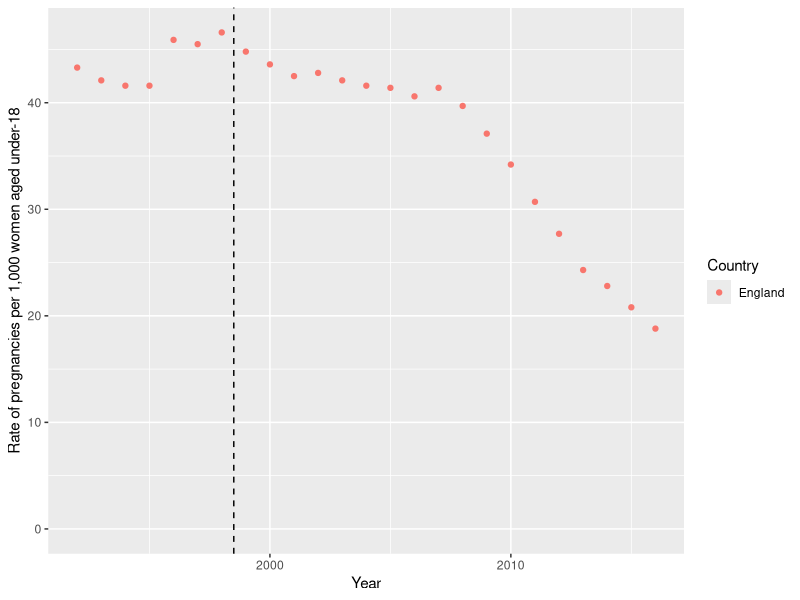
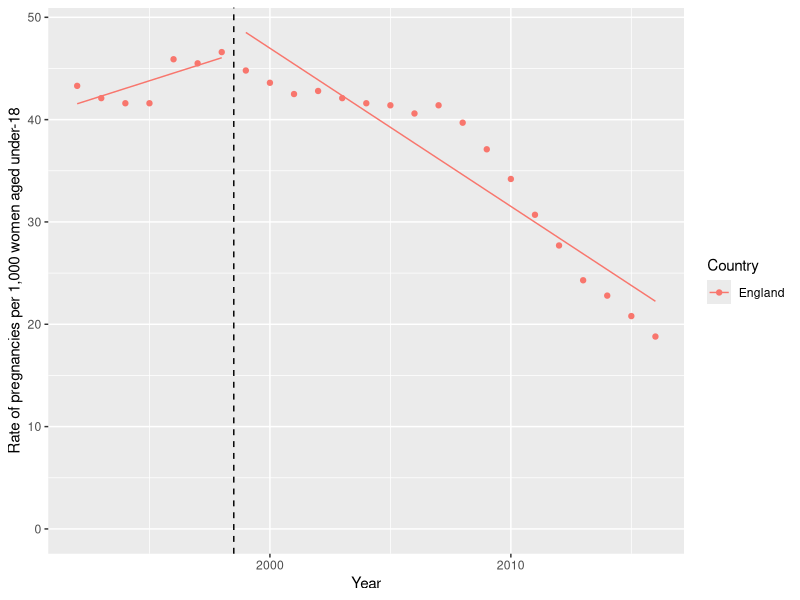
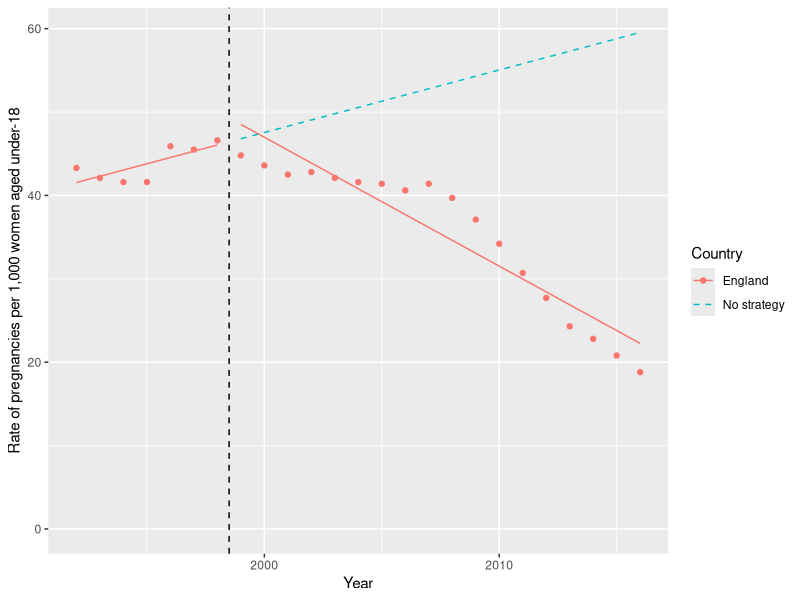
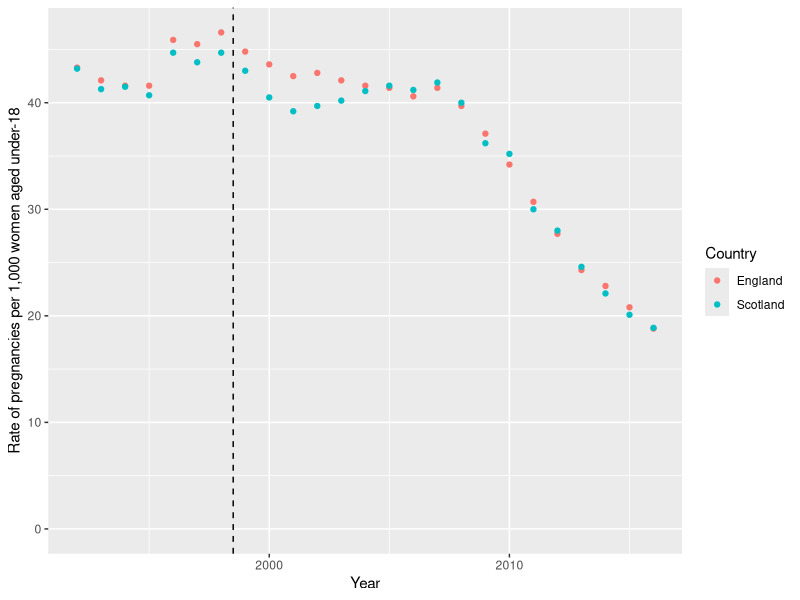
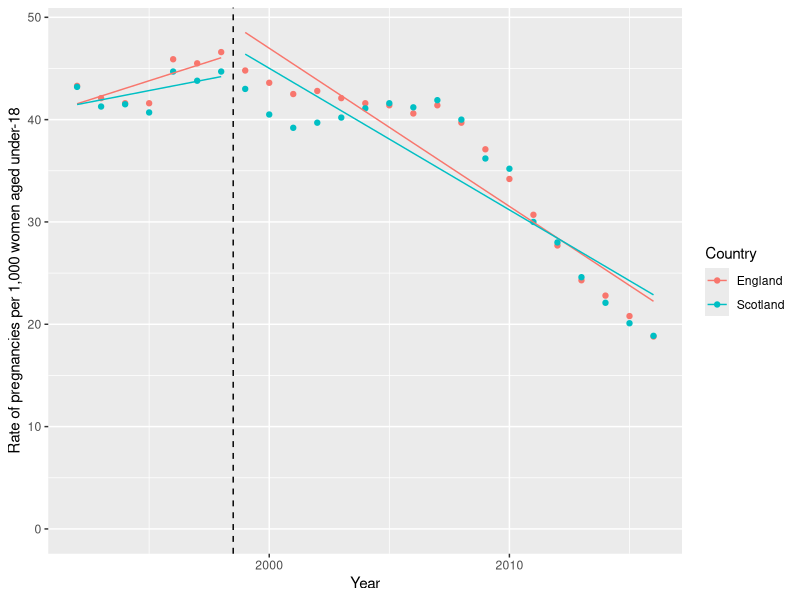
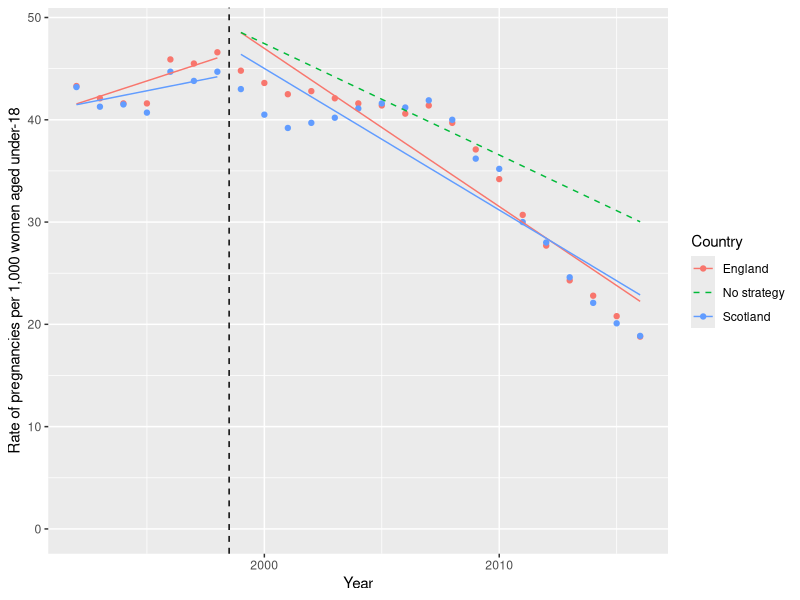

Generate these figures, in order, with R:
## ---- chunk 1
library(tidyverse)
# if `tidyverse` isn't installed, run `install.packages("tidyverse")` first then re-run the `library(tidyverse)` command first.

knitr::opts_chunk$set(messages = FALSE)
## ---- chunk 2
england <- read_csv("data/England.csv") # Replace `___` with the path to `England.csv` (hint: in `data` folder)

england
## ---- chunk 3
eng_plot <- england %>% 
  ggplot(aes(x = Year, y = preg_rate, colour = Country)) +
  geom_point() + # add scatter points; Hint: You'll find a function for this in the ggplot2 cheatsheet!
  
  # Add in a line between 1998 and 1999 to mark Strategy launch
  geom_vline(xintercept = 1998.5, linetype = "dashed") +
  
  # Label to make axis clearer and include 0 in y axis range
  ylab("Rate of pregnancies per 1,000 women aged under-18") +
  ylim(0, NA)

eng_plot
## ---- chunk 4

# The `ifelse(a, b, c)` function says "If 'a' is TRUE, return 'b', else return 'c'"
# An example is given in setting Level: "If Year is 1999 or later, set Level = 1, else Level = 0"
# Use above logic to complete the 'Trend' variable

england_its_data <- england %>% 
  mutate(
    Time = Year - 1991,  # To set 1992 to 1, 1993 to 2 etc.
    Level = ifelse(Year >= 1999, 1, 0),
    Trend = ifelse(Year >= 1999, Year - 1998, 0)  # 0 before strategy, 1 in 1999, 2 in 2000 etc.
  )

england_its_data
## ---- chunk 5

# Check the equation above for what three variables to put to the right hand
# side of the `preg ~ ...` formula

england_mod <- lm(preg_rate ~ Time + Level + Trend, data = england_its_data)

summary(england_mod)

## ---- chunk 6

eng_predict <- england_its_data %>% 
  mutate(fitted = predict(england_mod))

eng_predict_plot <- eng_plot + 
  geom_line(data = eng_predict, aes(y = fitted, group = Level))  # `group = Level` splits (segments)
                                                              # the line into pre/post strategy parts

eng_predict_plot

## ---- chunk 7

england_counterfactual <- england_its_data %>% 
  filter(Year >= 1999) %>% 
  mutate(Country = "No strategy",
         Level = 0,      # If England had not had a strategy, 
         Trend = 0) %>%  # Level and Trend would have stayed at 0
  mutate(fitted = predict(england_mod, newdata = .))

# Have a look at your data and see if it looks right
england_counterfactual
## ---- chunk 8
eng_predict_plot +
  geom_line(data = england_counterfactual, aes(y = fitted), linetype = "dashed")

## ---- chunk 9

scotland <- read_csv("data/Scotland.csv") # Read in 'Scotland.csv' (in `data` folder)

scotland
## ---- chunk 10

eng_scot_rates <- bind_rows(england, scotland)

# graph both countries together - hint: your code for your first scatter plot
# should work here!

eng_scot_plot <- eng_scot_rates %>% 
  ggplot(aes(x = Year, y = preg_rate, colour = Country)) +
  geom_point() + 
  geom_vline(xintercept = 1998.5, linetype = "dashed") +
  ylab("Rate of pregnancies per 1,000 women aged under-18") +
  ylim(0, NA)

eng_scot_plot

## ---- chunk 11

eng_scot_its <- eng_scot_rates %>%
  mutate(
    Time = Year - 1991,
    Level = ifelse(Year >= 1999, 1, 0),
    Trend = ifelse(Year >= 1999, Year - 1998, 0),
    Group = ifelse(Country ==  "England", 1, 0),  # Set to 1 only for England
    Group_time =  Group * Time,
    Group_level =  Group * Level,
    Group_trend =  Group * Trend
  )

eng_scot_its

## ---- chunk 12

# Use the equation above and your new variables to complete the formula

eng_scot_mod <-
  lm(preg_rate ~ Time + Group + Group_time + Level + Trend + Group_level + Group_trend,
     data = eng_scot_its
     )

summary(eng_scot_mod)
## ---- chunk 13

eng_scot_predict <- eng_scot_its %>%
  mutate(fitted = predict(eng_scot_mod)) # pass the new model output to the `predict` function

eng_scot_predict_plot <- eng_scot_plot +
  geom_line(data = eng_scot_predict, aes(
    y =  fitted,
    group = interaction(Level, Country),  # These two lines make a break at 1999 and preserve colours according to country
    colour = Country
  ))

eng_scot_predict_plot

## ---- chunk 14

eng_scot_counterfactual <- eng_scot_its %>%
  filter(Country == "England", Year >= 1999) %>%
  mutate(Country = "No strategy",
         Group_level = 0,
         Group_trend = 0) %>%  # In the absence of the strategy both of these terms would be ...?
  mutate(fitted = predict(eng_scot_mod, newdata = .))  # pass in new model

eng_scot_predict_plot +
  geom_line(data = eng_scot_counterfactual, aes(y = fitted), linetype = "dashed")

